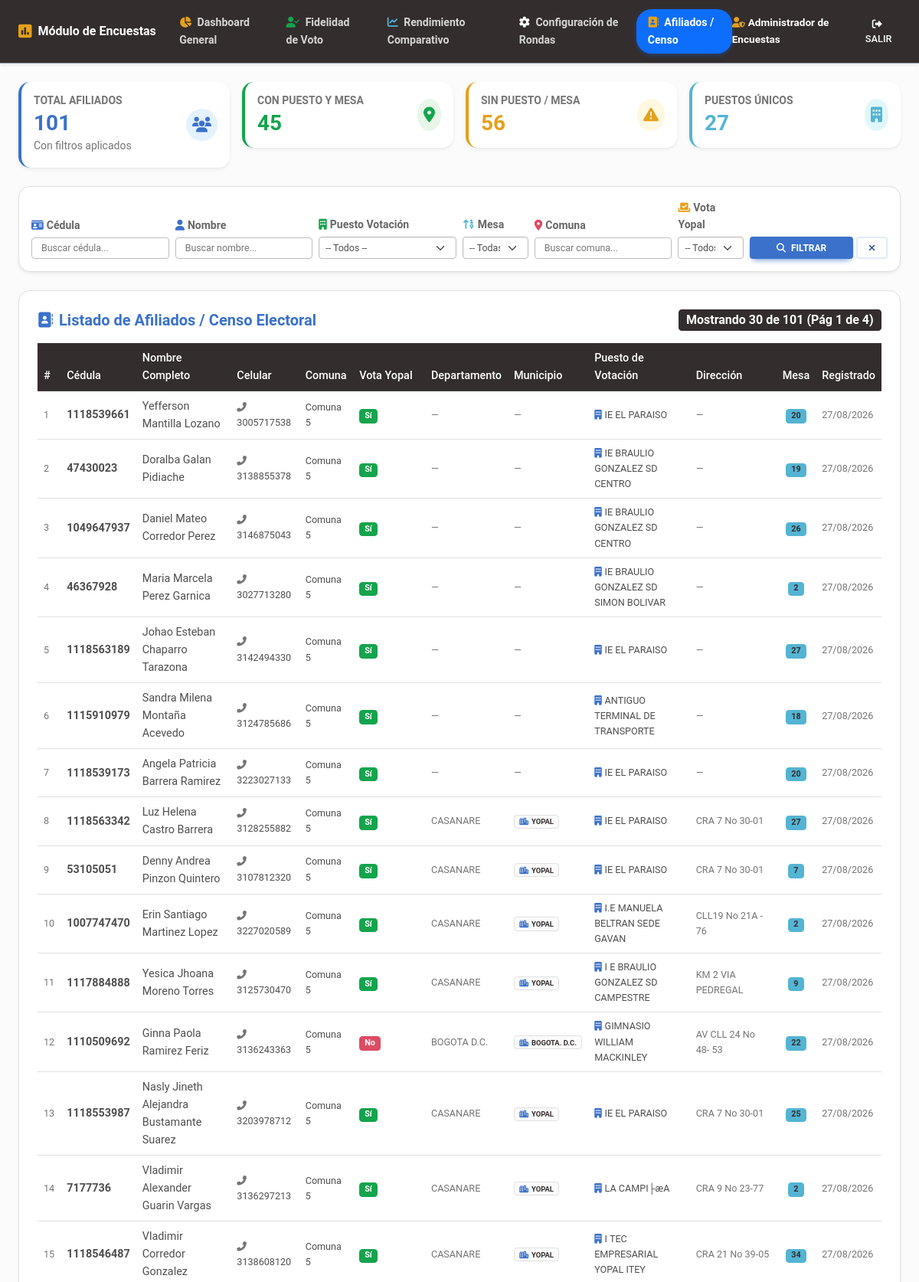
The app's page /admin_encuestas/afiliados.php (signed in, upper part) with its own data.
### tables this page shows
CREATE TABLE `usuarios` (
  `id` int(11) NOT NULL AUTO_INCREMENT,
  `nombre_completo` varchar(150) NOT NULL,
  `cedula` varchar(20) NOT NULL,
  `telefono` varchar(20) NOT NULL,
  `username` varchar(50) NOT NULL,
  `password` varchar(255) NOT NULL,
  `role_id` int(11) NOT NULL,
  `codigo_referido` varchar(30) NOT NULL,
  `intentos_fallidos` int(11) DEFAULT 0,
  `bloqueado_hasta` datetime DEFAULT NULL,
  `creado_en` datetime DEFAULT current_timestamp(),
  PRIMARY KEY (`id`),
  UNIQUE KEY `cedula` (`cedula`),
  UNIQUE KEY `username` (`username`),
  UNIQUE KEY `codigo_referido` (`codigo_referido`),
  KEY `role_id` (`role_id`),
  CONSTRAINT `usuarios_ibfk_1` FOREIGN KEY (`role_id`) REFERENCES `roles` (`id`)
);

CREATE TABLE `referidos` (
  `id` int(11) NOT NULL AUTO_INCREMENT,
  `cedula` varchar(20) NOT NULL,
  `nombres` varchar(100) NOT NULL,
  `apellidos` varchar(100) NOT NULL,
  `correo` varchar(120) NOT NULL,
  `celular` varchar(20) NOT NULL,
  `comuna` varchar(80) NOT NULL DEFAULT 'Comuna 1',
  `votante_yopal` varchar(50) NOT NULL DEFAULT 'Si',
  `departamento` varchar(100) DEFAULT NULL,
  `municipio` varchar(100) DEFAULT NULL,
  `puesto_votacion` varchar(150) DEFAULT NULL,
  `direccion_votacion` varchar(200) DEFAULT NULL,
  `mesa_votacion` varchar(50) DEFAULT NULL,
  `referido_por_tipo` enum('usuario','referido') NOT NULL,
  `referido_por_id` int(11) NOT NULL,
  `lider_raiz_id` int(11) NOT NULL,
  `usuario_id` int(11) DEFAULT NULL,
  `autorizacion_datos` tinyint(1) NOT NULL DEFAULT 1,
  `ip_registro` varchar(45) DEFAULT NULL,
  `hash_dispositivo` varchar(64) DEFAULT NULL,
  `codigo_referido` varchar(30) NOT NULL,
  `creado_en` datetime DEFAULT current_timestamp(),
  PRIMARY KEY (`id`),
  UNIQUE KEY `cedula` (`cedula`),
  UNIQUE KEY `codigo_referido` (`codigo_referido`),
  KEY `usuario_id` (`usuario_id`),
  KEY `lider_raiz_id` (`lider_raiz_id`),
  CONSTRAINT `referidos_ibfk_1` FOREIGN KEY (`usuario_id`) REFERENCES `usuarios` (`id`) ON DELETE SET NULL,
  CONSTRAINT `referidos_ibfk_2` FOREIGN KEY (`lider_raiz_id`) REFERENCES `usuarios` (`id`)
);

### admin_encuestas/afiliados.php (the view, shortened to what the rows shown need)
<?php
require_once __DIR__ . '/../config/security.php';
require_once __DIR__ . '/../config/auth.php';
$admin = getCurrentUser();
$pdo = getDB();
$pagina = max(1, (int)($_GET['page'] ?? 1));
$limite = 30;
$offset = ($pagina - 1) * $limite;
$where = [];
$params = [];
$whereSQL = !empty($where) ? "WHERE " . implode(" AND ", $where) : "";
$stmtDatos = $pdo->prepare("
    SELECT r.id, r.cedula, r.nombres, r.apellidos,
           CONCAT(r.nombres, ' ', r.apellidos) AS nombre_completo,
           r.celular, r.comuna, r.votante_yopal,
           r.departamento, r.municipio,
           r.puesto_votacion, r.direccion_votacion, r.mesa_votacion, r.creado_en
    FROM referidos r
    $whereSQL
    ORDER BY r.id ASC
    LIMIT $limite OFFSET $offset
");
$stmtDatos->execute($params);
$afiliados = $stmtDatos->fetchAll();
?>
<!DOCTYPE html>
<html lang="es">
<head>
    <link rel="stylesheet" href="https://cdnjs.cloudflare.com/ajax/libs/font-awesome/6.4.0/css/all.min.css">
    <link rel="stylesheet" href="https://cdnjs.cloudflare.com/ajax/libs/mdb-ui-kit/6.4.0/mdb.min.css">
    <link rel="stylesheet" href="../assets/css/custom.css">
</head>
<body class="bg-light">
<?php $activeTab = 'afiliados'; include __DIR__ . '/navbar.php'; ?>
<div class="container-fluid px-4 py-4">
    <div class="card card-custom shadow-sm border mb-4">
        <div class="card-body p-4">
            <div class="table-responsive">
                <table class="table table-hover align-middle table-sm">
                    <thead class="table-dark">
                        <tr>
                            <th>#</th>
                            <th>Cédula</th>
                            <th>Nombre Completo</th>
                            <th>Celular</th>
                            <th>Comuna</th>
                            <th>Vota Yopal</th>
                            <th>Departamento</th>
                            <th>Municipio</th>
                            <th>Puesto de Votación</th>
                            <th>Dirección</th>
                            <th>Mesa</th>
                            <th>Registrado</th>
                        </tr>
                    </thead>
                    <tbody>
                        <?php if (empty($afiliados)): ?>
                            <tr>
                                <td colspan="12" class="text-center py-4 text-muted">
                                    <i class="fas fa-search fa-2x mb-2 d-block text-secondary"></i>
                                    No se encontraron afiliados con los filtros aplicados.
                                </td>
                            </tr>
                        <?php else: ?>
                            <?php foreach ($afiliados as $i => $af): ?>
                                <tr>
                                    <td class="text-muted small"><?= $offset + $i + 1 ?></td>
                                    <td class="fw-bold"><?= e($af['cedula']) ?></td>
                                    <td><?= e($af['nombre_completo']) ?></td>
                                    <td class="small"><i class="fas fa-phone-alt me-1 text-muted"></i><?= e($af['celular']) ?></td>
                                    <td class="small"><?= e($af['comuna']) ?></td>
                                    <td>
                                        <?php if ($af['votante_yopal'] === 'Si'): ?>
                                            <span class="badge bg-success">Sí</span>
                                        <?php elseif ($af['votante_yopal'] === 'Quiero inscribir'): ?>
                                            <span class="badge bg-warning text-dark">Inscribirá</span>
                                        <?php elseif ($af['votante_yopal'] === 'No'): ?>
                                            <span class="badge bg-danger">No</span>
                                        <?php else: ?>
                                            <span class="badge bg-secondary"><?= e($af['votante_yopal'] ?: 'N/A') ?></span>
                                        <?php endif; ?>
                                    </td>
                                    <td class="small text-muted"><?= e($af['departamento'] ?? '—') ?></td>
                                    <td class="small">
                                        <?php if (!empty($af['municipio'])): ?>
                                            <span class="badge bg-light text-dark border"><i class="fas fa-city me-1 text-primary"></i><?= e($af['municipio']) ?></span>
                                        <?php else: ?>
                                            <span class="text-muted">—</span>
                                        <?php endif; ?>
                                    </td>
                                    <td class="small">
                                        <?php if (!empty($af['puesto_votacion'])): ?>
                                            <i class="fas fa-building me-1 text-primary"></i><?= e($af['puesto_votacion']) ?>
                                        <?php else: ?>
                                            <span class="text-muted fst-italic">Sin registrar</span>
                                        <?php endif; ?>
                                    </td>
                                    <td class="small text-muted"><?= e($af['direccion_votacion'] ?? '—') ?></td>
                                    <td class="text-center">
                                        <?php if (!empty($af['mesa_votacion'])): ?>
                                            <span class="badge bg-info text-dark fw-bold"><?= e($af['mesa_votacion']) ?></span>
                                        <?php else: ?>
                                            <span class="text-muted">—</span>
                                        <?php endif; ?>
                                    </td>
                                    <td class="small text-muted"><?= date('d/m/Y', strtotime($af['creado_en'])) ?></td>
                                </tr>
                            <?php endforeach; ?>
                        <?php endif; ?>
                    </tbody>
                </table>
            </div>
        </div>
    </div>
</div>
</body>
</html>

### admin_encuestas/navbar.php (shortened to what the rows shown need)
<nav class="navbar navbar-expand-lg navbar-dark bg-dark shadow-sm py-2 border-bottom border-secondary">
    <div class="container-fluid px-3 px-lg-4">
        <div class="collapse navbar-collapse" id="navEncuestadoras">
            <div class="d-flex align-items-center gap-2 py-1" style="font-size: 0.85rem;">
                <span class="text-white-50"><i class="fas fa-user-shield text-warning me-1"></i><strong class="text-white"><?= e($admin['nombre_completo']) ?></strong></span>
            </div>
        </div>
    </div>
</nav>

### records on screen
usuarios: nombre_completo "Administrador de Encuestas"
referidos: i "1", cedula "1118539661", nombre_completo "Yefferson Mantilla Lozano", celular "3005717538", comuna "Comuna 5", votante_yopal "Sí", departamento "—", puesto_votacion "IE EL PARAISO", direccion_votacion "—", mesa_votacion "20", creado_en "27/08/2026"
referidos: i "2", cedula "47430023", nombre_completo "Doralba Galan Pidiache", celular "3138855378", comuna "Comuna 5", votante_yopal "Sí", departamento "—", puesto_votacion "IE BRAULIO GONZALEZ SD CENTRO", direccion_votacion "—", mesa_votacion "19", creado_en "27/08/2026"
referidos: i "3", cedula "1049647937", nombre_completo "Daniel Mateo Corredor Perez", celular "3146875043", comuna "Comuna 5", votante_yopal "Sí", departamento "—", puesto_votacion "IE BRAULIO GONZALEZ SD CENTRO", direccion_votacion "—", mesa_votacion "26", creado_en "27/08/2026"
referidos: i "4", cedula "46367928", nombre_completo "Maria Marcela Perez Garnica", celular "3027713280", comuna "Comuna 5", votante_yopal "Sí", departamento "—", puesto_votacion "IE BRAULIO GONZALEZ SD SIMON BOLIVAR", direccion_votacion "—", mesa_votacion "2", creado_en "27/08/2026"
referidos: i "5", cedula "1118563189", nombre_completo "Johao Esteban Chaparro Tarazona", celular "3142494330", comuna "Comuna 5", votante_yopal "Sí", departamento "—", puesto_votacion "IE EL PARAISO", direccion_votacion "—", mesa_votacion "27", creado_en "27/08/2026"
referidos: i "6", cedula "1115910979", nombre_completo "Sandra Milena Montaña Acevedo", celular "3124785686", comuna "Comuna 5", votante_yopal "Sí", departamento "—", puesto_votacion "ANTIGUO TERMINAL DE TRANSPORTE", direccion_votacion "—", mesa_votacion "18", creado_en "27/08/2026"
referidos: i "7", cedula "1118539173", nombre_completo "Angela Patricia Barrera Ramirez", celular "3223027133", comuna "Comuna 5", votante_yopal "Sí", departamento "—", puesto_votacion "IE EL PARAISO", direccion_votacion "—", mesa_votacion "20", creado_en "27/08/2026"
referidos: i "8", cedula "1118563342", nombre_completo "Luz Helena Castro Barrera", celular "3128255882", comuna "Comuna 5", votante_yopal "Sí", departamento "CASANARE", municipio "YOPAL", puesto_votacion "IE EL PARAISO", direccion_votacion "CRA 7 No 30-01", mesa_votacion "27", creado_en "27/08/2026"
referidos: i "9", cedula "53105051", nombre_completo "Denny Andrea Pinzon Quintero", celular "3107812320", comuna "Comuna 5", votante_yopal "Sí", departamento "CASANARE", municipio "YOPAL", puesto_votacion "IE EL PARAISO", direccion_votacion "CRA 7 No 30-01", mesa_votacion "7", creado_en "27/08/2026"
referidos: i "10", cedula "1007747470", nombre_completo "Erin Santiago Martinez Lopez", celular "3227020589", comuna "Comuna 5", votante_yopal "Sí", departamento "CASANARE", municipio "YOPAL", puesto_votacion "I.E MANUELA BELTRAN SEDE GAVAN", direccion_votacion "CLL19 No 21A - 76", mesa_votacion "2", creado_en "27/08/2026"
referidos: i "11", cedula "1117884888", nombre_completo "Yesica Jhoana Moreno Torres", celular "3125730470", comuna "Comuna 5", votante_yopal "Sí", departamento "CASANARE", municipio "YOPAL", puesto_votacion "I E BRAULIO GONZALEZ SD CAMPESTRE", direccion_votacion "KM 2 VIA PEDREGAL", mesa_votacion "9", creado_en "27/08/2026"
referidos: i "12", cedula "1110509692", nombre_completo "Ginna Paola Ramirez Feriz", celular "3136243363", comuna "Comuna 5", votante_yopal "No", departamento "BOGOTA D.C.", municipio "BOGOTA. D.C.", puesto_votacion "GIMNASIO WILLIAM MACKINLEY", direccion_votacion "AV CLL 24 No 48- 53", mesa_votacion "22", creado_en "27/08/2026"
referidos: i "13", cedula "1118553987", nombre_completo "Nasly Jineth Alejandra Bustamante Suarez", celular "3203978712", comuna "Comuna 5", votante_yopal "Sí", departamento "CASANARE", municipio "YOPAL", puesto_votacion "IE EL PARAISO", direccion_votacion "CRA 7 No 30-01", mesa_votacion "25", creado_en "27/08/2026"
referidos: i "14", cedula "7177736", nombre_completo "Vladimir Alexander Guarin Vargas", celular "3136297213", comuna "Comuna 5", votante_yopal "Sí", departamento "CASANARE", municipio "YOPAL", puesto_votacion "LA CAMPI├æA", direccion_votacion "CRA 9 No 23-77", mesa_votacion "2", creado_en "27/08/2026"
referidos: i "15", cedula "1118546487", nombre_completo "Vladimir Corredor Gonzalez", celular "3138608120", comuna "Comuna 5", votante_yopal "Sí", departamento "CASANARE", municipio "YOPAL", puesto_votacion "I TEC EMPRESARIAL YOPAL ITEY", direccion_votacion "CRA 21 No 39-05", mesa_votacion "34", creado_en "27/08/2026"

### other values on screen
$totalRegistros "101"
$totalConPuesto "45"
$totalSinPuesto "56"
count($listaPuestos) "27"
count($afiliados) "30"
$pagina "1"
$totalPaginas "4"
